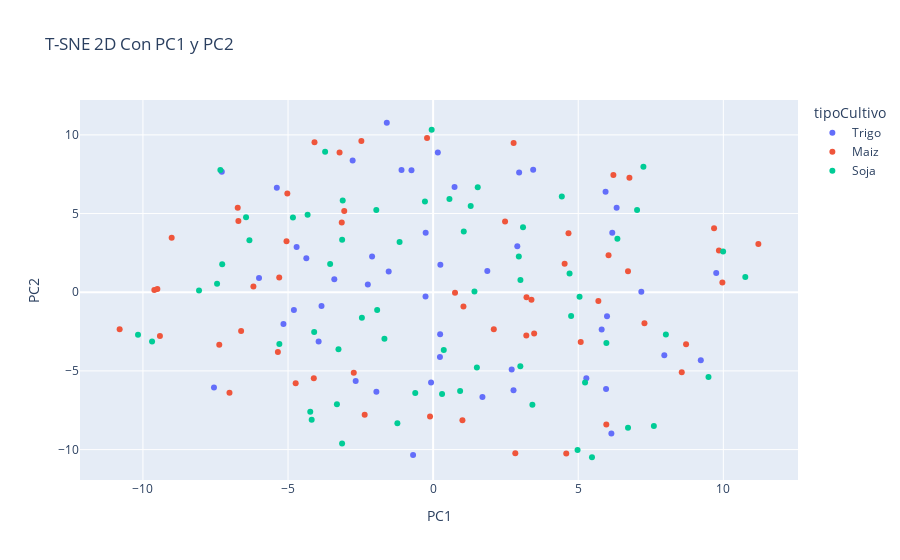

Notebook code for this chart:
### Code cell
fig_tsne_2d = px.scatter(tsne_df, x='PC1', y='PC2', color = y,
                         labels = {'color':'tipoCultivo', 0:'PC1',1:'PC2'},
                         title='T-SNE 2D Con PC1 y PC2')
fig_tsne_2d.show()
